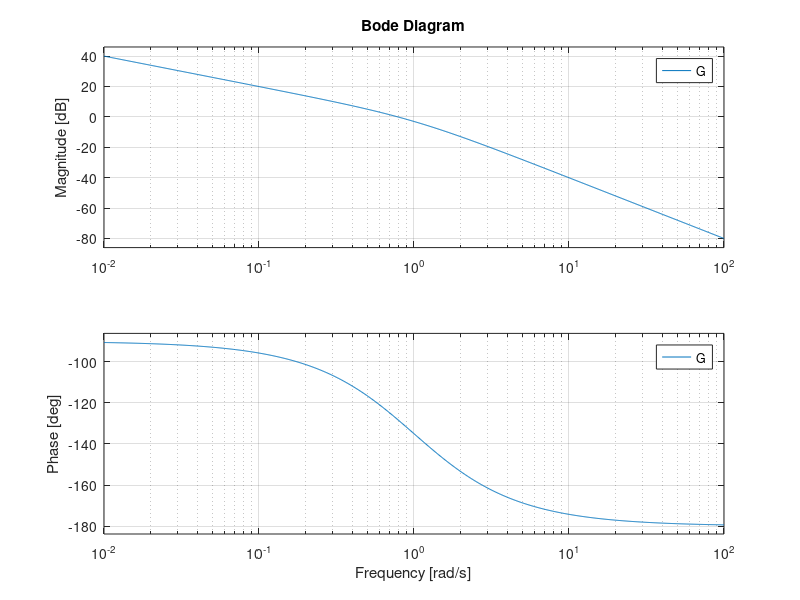

The MATLAB script that drew this image:
% Numerator
num = [1];
% Denominator
den = [1 1 0];
% Transfer Function
G = tf(num, den)
% Plot Frequency Response
bode(G)
